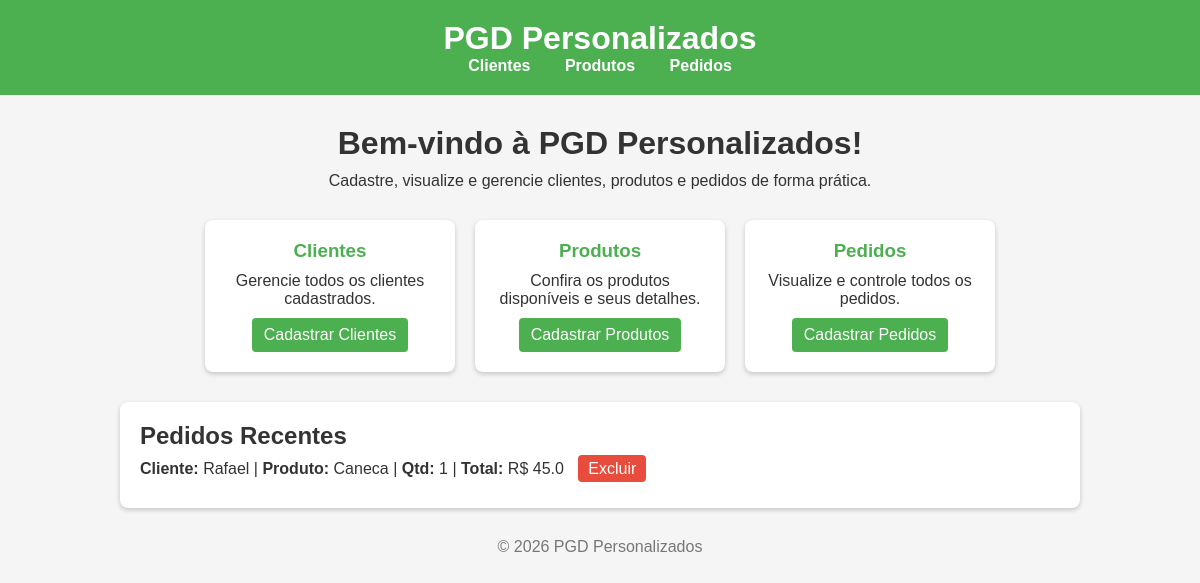
Before: / with the older database file.
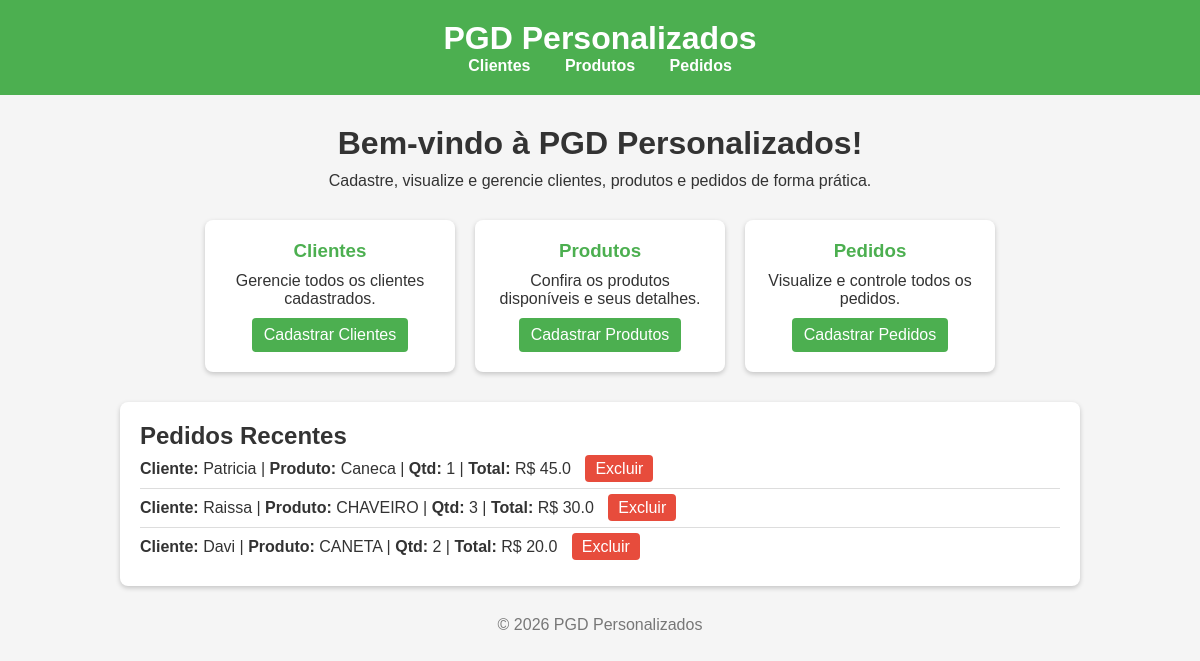
After: the same page with the newer database file.
### loja/models.py (models this page shows, shortened)
class Pedido(models.Model):
    cliente = models.ForeignKey(Cliente, on_delete=models.CASCADE)
    produto = models.ForeignKey(Produto, on_delete=models.CASCADE)
    quantidade = models.IntegerField()
    total = models.FloatField()

class Cliente(models.Model):
    nome = models.CharField(max_length=100)
    telefone = models.CharField(max_length=20)

class Produto(models.Model):
    nome = models.CharField(max_length=100)
    preco = models.FloatField()

### loja/views.py (the view)
# urls.py: path('', views.home, name='home'),
def home(request):
    pedidos = Pedido.objects.all()
    return render(request, 'home.html', {'pedidos': pedidos})

### loja/templates/home.html (shortened to what this page needs)
{% load static %}
<!DOCTYPE html>
<html lang="pt-br">
<head>
    <link rel="stylesheet" type="text/css" href="{% static 'css/style.css' %}">
</head>
<body>
    <header>
        <h1>PGD Personalizados</h1>
        <nav>
            <a href="{% url 'cliente_list' %}">Clientes</a>
            <a href="{% url 'produto_list' %}">Produtos</a>
            <a href="{% url 'pedido_list' %}">Pedidos</a>
        </nav>
    </header>
    <section class="welcome">
        <h2>Bem-vindo à PGD Personalizados!</h2>
        <p>Cadastre, visualize e gerencie clientes, produtos e pedidos de forma prática.</p>
    </section>
    <section class="cards">
        <div class="card">
            <h3>Clientes</h3>
            <p>Gerencie todos os clientes cadastrados.</p>
            <a href="{% url 'cliente_list' %}">Cadastrar Clientes</a>
        </div>
        <div class="card">
            <h3>Produtos</h3>
            <p>Confira os produtos disponíveis e seus detalhes.</p>
            <a href="{% url 'produto_list' %}">Cadastrar Produtos</a>
        </div>
        <div class="card">
            <h3>Pedidos</h3>
            <p>Visualize e controle todos os pedidos.</p>
            <a href="{% url 'pedido_list' %}">Cadastrar Pedidos</a>
        </div>
    </section>
    <section class="pedido-list">
        <h2>Pedidos Recentes</h2>
        <ul>
            {% for p in pedidos %}
                <li>
                    <strong>Cliente:</strong> {{ p.cliente.nome }} |
                    <strong>Produto:</strong> {{ p.produto.nome }} |
                    <strong>Qtd:</strong> {{ p.quantidade }} |
                    <strong>Total:</strong> R$ {{ p.total }}
                    <a href="{% url 'excluir' p.id %}" class="excluir">Excluir</a>
                </li>
            {% empty %}
                <li>Nenhum pedido cadastrado.</li>
            {% endfor %}
        </ul>
    </section>
    <footer>
        <p>© 2026 PGD Personalizados</p>
    </footer>
</body>
</html>

### loja/static/css/style.css (style rules this page uses)
* { margin: 0; padding: 0; box-sizing: border-box; font-family: Arial, sans-serif; }
body { background-color: #f5f5f5; color: #333; }
header { background-color: #4CAF50; padding: 20px; color: white; text-align: center; }
header nav a { color: white; margin: 0 15px; text-decoration: none; font-weight: bold; }
.welcome { text-align: center; margin: 30px 0; }
.welcome h2 { font-size: 2em; margin-bottom: 10px; }
.cards { display: flex; justify-content: center; gap: 20px; flex-wrap: wrap; }
.card { background-color: white; border-radius: 8px; padding: 20px; width: 250px; text-align: center; box-shadow: 0 2px 5px rgba(0,0,0,0.2); }
.card h3 { margin-bottom: 10px; color: #4CAF50; }
.card a { display: inline-block; margin-top: 10px; padding: 8px 12px; background-color: #4CAF50; color: white; border-radius: 4px; text-decoration: none; }
footer { text-align: center; margin: 30px 0; color: #777; }
.pedido-list { width: 80%; margin: 30px auto; background-color: #fff; padding: 20px; border-radius: 8px; box-shadow: 0 2px 5px rgba(0,0,0,0.2); }
.pedido-list ul { list-style-type: none; }
.pedido-list li { padding: 10px 0; border-bottom: 1px solid #ddd; }
.pedido-list li:last-child { border-bottom: none; }
.pedido-list .excluir { color: white; background-color: #e74c3c; padding: 5px 10px; border-radius: 4px; text-decoration: none; margin-left: 10px; }

Changed rows visible on the page:
changed through a linked row, Pedido "Caneca": cliente.nome "Rafael" → "Patricia"
added Pedido: cliente.nome "Raissa", produto.nome "CHAVEIRO", quantidade "3", total "30.0"
added Pedido: cliente.nome "Davi", produto.nome "CANETA", quantidade "2", total "20.0"
